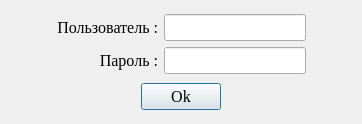
<?xml version="1.0" encoding="UTF-8"?>
<ui version="4.0">
 <class>AuthorizationDialog</class>
 <widget class="QDialog" name="AuthorizationDialog">
  <property name="geometry">
   <rect>
    <x>0</x>
    <y>0</y>
    <width>362</width>
    <height>124</height>
   </rect>
  </property>
  <property name="sizePolicy">
   <sizepolicy hsizetype="Preferred" vsizetype="Preferred">
    <horstretch>0</horstretch>
    <verstretch>0</verstretch>
   </sizepolicy>
  </property>
  <property name="maximumSize">
   <size>
    <width>16777215</width>
    <height>183</height>
   </size>
  </property>
  <property name="windowTitle">
   <string>Конфигурация драйвера ODBC</string>
  </property>
  <layout class="QGridLayout" name="gridLayout_2">
   <item row="1" column="0">
    <layout class="QHBoxLayout" name="horizontalLayout_6">
     <item>
      <spacer name="horizontalSpacer_8">
       <property name="orientation">
        <enum>Qt::Horizontal</enum>
       </property>
       <property name="sizeHint" stdset="0">
        <size>
         <width>40</width>
         <height>20</height>
        </size>
       </property>
      </spacer>
     </item>
     <item>
      <widget class="QPushButton" name="pushButton">
       <property name="font">
        <font>
         <family>Times New Roman</family>
         <pointsize>12</pointsize>
        </font>
       </property>
       <property name="layoutDirection">
        <enum>Qt::LeftToRight</enum>
       </property>
       <property name="text">
        <string>Ok</string>
       </property>
      </widget>
     </item>
     <item>
      <spacer name="horizontalSpacer_7">
       <property name="orientation">
        <enum>Qt::Horizontal</enum>
       </property>
       <property name="sizeHint" stdset="0">
        <size>
         <width>40</width>
         <height>20</height>
        </size>
       </property>
      </spacer>
     </item>
    </layout>
   </item>
   <item row="0" column="0">
    <layout class="QGridLayout" name="gridLayout">
     <item row="1" column="0">
      <spacer name="horizontalSpacer_6">
       <property name="orientation">
        <enum>Qt::Horizontal</enum>
       </property>
       <property name="sizeHint" stdset="0">
        <size>
         <width>40</width>
         <height>20</height>
        </size>
       </property>
      </spacer>
     </item>
     <item row="1" column="2">
      <spacer name="horizontalSpacer_5">
       <property name="orientation">
        <enum>Qt::Horizontal</enum>
       </property>
       <property name="sizeHint" stdset="0">
        <size>
         <width>40</width>
         <height>20</height>
        </size>
       </property>
      </spacer>
     </item>
     <item row="0" column="0">
      <spacer name="horizontalSpacer">
       <property name="orientation">
        <enum>Qt::Horizontal</enum>
       </property>
       <property name="sizeHint" stdset="0">
        <size>
         <width>40</width>
         <height>20</height>
        </size>
       </property>
      </spacer>
     </item>
     <item row="1" column="1">
      <layout class="QHBoxLayout" name="horizontalLayout_4">
       <item>
        <widget class="QLabel" name="label_5">
         <property name="font">
          <font>
           <family>Times New Roman</family>
           <pointsize>12</pointsize>
          </font>
         </property>
         <property name="layoutDirection">
          <enum>Qt::LeftToRight</enum>
         </property>
         <property name="text">
          <string> Пароль :</string>
         </property>
         <property name="alignment">
          <set>Qt::AlignRight|Qt::AlignTrailing|Qt::AlignVCenter</set>
         </property>
        </widget>
       </item>
       <item>
        <widget class="QLineEdit" name="passwordEdit">
         <property name="maximumSize">
          <size>
           <width>142</width>
           <height>16777215</height>
          </size>
         </property>
         <property name="font">
          <font>
           <family>Times New Roman</family>
           <pointsize>12</pointsize>
          </font>
         </property>
         <property name="echoMode">
          <enum>QLineEdit::Password</enum>
         </property>
        </widget>
       </item>
      </layout>
     </item>
     <item row="0" column="1">
      <layout class="QHBoxLayout" name="horizontalLayout_3">
       <item>
        <widget class="QLabel" name="label_4">
         <property name="font">
          <font>
           <family>Times New Roman</family>
           <pointsize>12</pointsize>
          </font>
         </property>
         <property name="text">
          <string>Пользователь :</string>
         </property>
         <property name="alignment">
          <set>Qt::AlignRight|Qt::AlignTrailing|Qt::AlignVCenter</set>
         </property>
        </widget>
       </item>
       <item>
        <widget class="QLineEdit" name="userEdit">
         <property name="maximumSize">
          <size>
           <width>142</width>
           <height>16777215</height>
          </size>
         </property>
         <property name="font">
          <font>
           <family>Times New Roman</family>
           <pointsize>12</pointsize>
          </font>
         </property>
        </widget>
       </item>
      </layout>
     </item>
     <item row="0" column="2">
      <spacer name="horizontalSpacer_4">
       <property name="orientation">
        <enum>Qt::Horizontal</enum>
       </property>
       <property name="sizeHint" stdset="0">
        <size>
         <width>40</width>
         <height>20</height>
        </size>
       </property>
      </spacer>
     </item>
    </layout>
   </item>
  </layout>
 </widget>
 <tabstops>
  <tabstop>userEdit</tabstop>
  <tabstop>passwordEdit</tabstop>
  <tabstop>pushButton</tabstop>
 </tabstops>
 <resources/>
 <connections/>
</ui>
